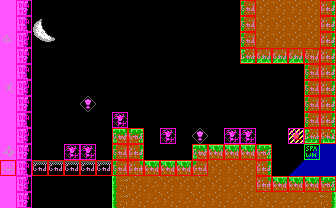

This is a level from a 2D game, rendered from its Tiled map with the project's own tilesets. A one-line summary and the complete map file follow:
An orthogonal 21x13 tile map with 16x16 px tiles, 2 tile layers (bg, col), 2 tilesets.

<map version="1.5" tiledversion="1.5.0" orientation="orthogonal" renderorder="right-down" width="21" height="13" tilewidth="16" tileheight="16" infinite="0" nextlayerid="4" nextobjectid="30">
 <tileset firstgid="1" source="tileset.tsx" />
 <tileset firstgid="241" source="obj.tsx" />
 <layer id="1" name="bg" width="21" height="13">
  <data encoding="csv">
198,195,18,18,18,18,18,18,18,18,18,18,18,18,18,102,103,103,103,103,104,
198,215,19,20,18,18,18,18,18,18,18,18,18,18,18,102,103,103,103,103,104,
220,235,39,40,18,18,18,18,18,18,18,18,18,18,18,102,103,103,103,103,104,
198,195,18,18,18,18,18,18,18,18,18,18,18,18,18,182,183,183,183,163,104,
198,215,18,18,18,18,18,18,18,18,18,18,18,18,18,18,18,18,18,102,104,
199,235,18,18,18,18,18,18,18,18,18,18,18,18,18,18,18,18,18,102,104,
198,195,18,18,18,117,18,18,18,18,18,18,18,18,18,18,18,18,18,102,104,
198,215,18,18,18,18,18,117,18,18,18,18,18,18,18,18,18,18,18,102,104,
198,235,18,18,18,18,18,82,84,18,117,18,117,18,117,117,18,18,137,182,184,
240,195,18,18,117,117,18,102,104,18,18,18,82,83,83,83,84,18,18,16,45,
198,215,78,78,78,78,78,102,124,83,83,83,122,103,103,103,104,18,16,45,45,
198,235,18,18,18,18,18,102,103,123,103,103,103,103,123,103,124,83,83,83,84,
198,195,18,18,18,18,18,102,103,123,103,123,103,103,123,103,103,123,123,123,104
</data>
 </layer>
 <layer id="2" name="col" width="21" height="13">
  <data encoding="csv">
241,244,241,241,241,241,241,241,241,241,241,241,241,241,241,242,241,241,241,241,242,
241,244,241,241,241,241,241,241,241,241,241,241,241,241,241,242,241,241,241,241,242,
241,244,241,241,241,241,241,241,241,241,241,241,241,241,241,242,241,241,241,241,242,
241,244,241,241,241,241,241,241,241,241,241,241,241,241,241,242,242,242,242,242,242,
241,244,241,241,241,241,241,241,241,241,241,241,241,241,241,241,241,241,241,242,242,
241,244,241,241,241,241,241,241,241,241,241,241,241,241,241,241,241,241,241,242,242,
241,244,241,241,241,241,241,241,241,241,241,241,241,241,241,241,241,241,241,242,242,
241,244,241,241,241,241,241,250,241,241,241,241,241,241,241,241,241,241,241,242,242,
241,244,241,241,241,241,241,242,242,241,250,241,241,241,250,250,241,241,251,242,242,
241,244,241,241,250,250,241,242,242,241,241,241,242,242,242,242,242,241,241,243,241,
242,244,242,242,242,242,242,242,242,242,242,242,242,241,241,241,242,241,241,241,241,
241,244,241,241,241,241,241,241,241,241,241,241,241,241,241,241,242,242,242,242,242,
241,244,241,241,241,241,241,241,241,241,241,241,241,241,241,241,241,241,241,241,241
</data>
 </layer>
 <objectgroup id="3" name="obj" />
</map>
